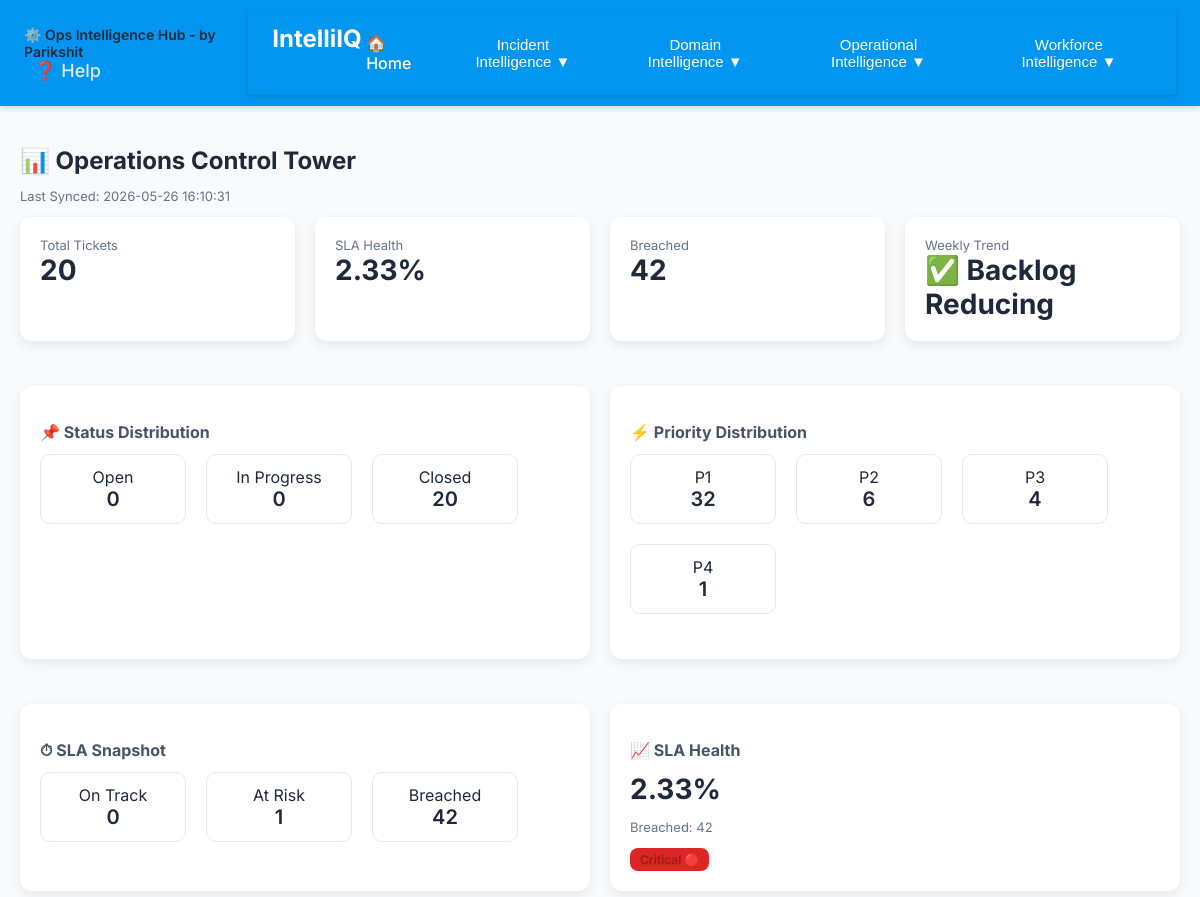
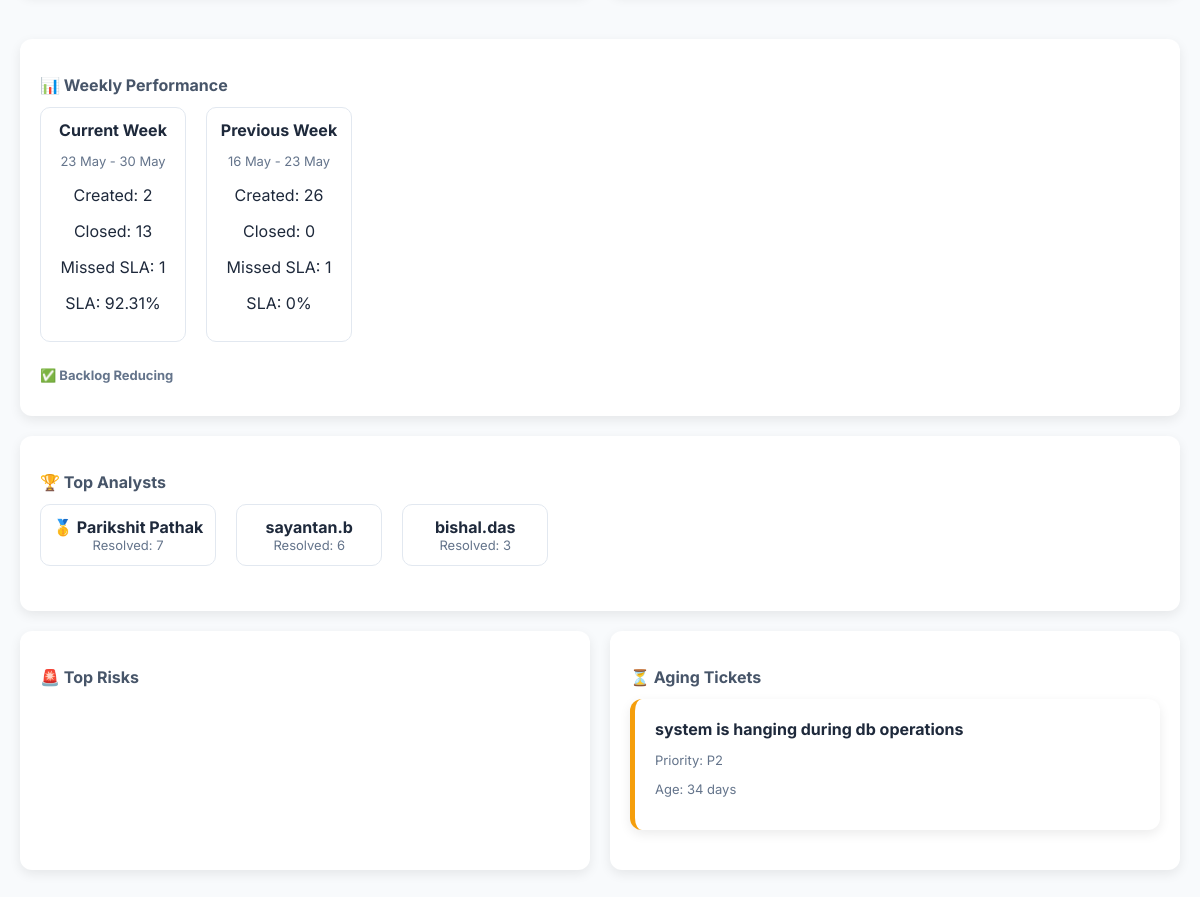
Screenshot of /control_tower with the database file from the repository (2 pictures, top to bottom).
### tables this page shows
CREATE TABLE "knowledgeBase" (
	"KB_ID"	INTEGER NOT NULL,
	"Incident"	TEXT,
	"Solution"	TEXT,
	"Root_Cause"	TEXT,
	"Category"	TEXT,
	"Date"	TEXT,
	"Time"	TEXT,
	"Keywords"	TEXT,
	"Jira_Ticket_Id"	TEXT,
	"problem_ticket_id"	TEXT,
	"confluence_link"	TEXT,
	"priority"	TEXT,
	"due_date"	TEXT,
	"environment"	TEXT,
	"users_impacted"	TEXT,
	"region"	TEXT,
	"revenue_impact"	TEXT,
	"workaround"	TEXT,
	"normalized_incident"	TEXT,
	"status"	TEXT,
	"assigned_to"	TEXT,
	"resolved_date"	TEXT,
	"last_synced"	TEXT,
	PRIMARY KEY("KB_ID" AUTOINCREMENT)
);

### pcAnalyser.py (the view)
@app.route("/control_tower")
def control_tower():
    status_counts = get_status_distribution()
    priority_counts = get_priority_distribution()
    sla_counts = get_sla_status_distribution()
    top_analysts = get_top_analysts()
    top_risks = get_top_risks()
    aging_tickets = get_aging_tickets()
    sla_health = get_sla_health(sla_counts)
    weekly_metrics = get_weekly_metrics()
    weekly_trend = get_weekly_trend(weekly_metrics)
    last_synced = get_last_synced_time()
    return render_template(
        "control_tower.html",
        status_counts=status_counts,
        priority_counts=priority_counts,
        sla_counts=sla_counts,
        top_analysts=top_analysts,
        top_risks=top_risks,
        aging_tickets=aging_tickets,
        weekly_metrics=weekly_metrics,
        weekly_trend=weekly_trend,
        last_synced=last_synced,
        sla_health=sla_health,
        active_page="control",
    )

### pcAnalyser.py (called while the page is built)
def get_top_analysts():
    conn = sqlite3.connect(DB_NAME)
    cursor = conn.cursor()
    cursor.execute("""
        SELECT assigned_to, COUNT(*) as total_resolved
        FROM knowledgeBase
        WHERE resolved_date IS NOT NULL
        AND assigned_to IS NOT NULL
        GROUP BY assigned_to
        ORDER BY total_resolved DESC
        LIMIT 3
    """)
    results = cursor.fetchall()
    conn.close()
    analysts = []
    for row in results:
        analysts.append({"name": row[0], "count": row[1]})
    return analysts

def get_aging_tickets():
    from datetime import datetime
    conn = sqlite3.connect(DB_NAME)
    cursor = conn.cursor()
    cursor.execute("""
        SELECT incident, date, priority
        FROM knowledgeBase
        WHERE status NOT IN ('Done', 'Closed')
    """)
    rows = cursor.fetchall()
    conn.close()
    today = datetime.now().date()
    aging_list = []
    for incident, date_str, priority in rows:
        try:
            created_date = datetime.strptime(date_str, "%Y-%m-%d").date()
            age_days = (today - created_date).days
            if age_days >= 1:
                aging_list.append((incident, priority, age_days))
        except:
            continue
    aging_list.sort(key=lambda x: x[2], reverse=True)
    return aging_list[:3]

def get_sla_status_distribution():
    import sqlite3
    from datetime import datetime
    conn = sqlite3.connect(DB_NAME)
    cursor = conn.cursor()
    cursor.execute("""
        SELECT due_date
        FROM knowledgeBase
        WHERE due_date IS NOT NULL
    """)
    rows = cursor.fetchall()
    conn.close()
    now = datetime.now()
    sla_counts = {"On Track": 0, "At Risk": 0, "Breached": 0}
    for (due_date_str,) in rows:
        try:
            due_date = datetime.strptime(due_date_str, "%Y-%m-%d %H:%M:%S")
            diff_hours = (due_date - now).total_seconds() / 3600
            if diff_hours < 0:
                sla_counts["Breached"] += 1
            elif diff_hours <= 12:
                sla_counts["At Risk"] += 1
            else:
                sla_counts["On Track"] += 1
        except:
            continue
    return sla_counts

@app.context_processor
def inject_global_vars():
    return dict(app_owner="Parikshit")

### templates/control_tower.html (shortened to what this page needs)
{% extends "base.html" %}
{% block content %}
<h2>📊 Operations Control Tower</h2>
<p class="subtle">Last Synced: {{ last_synced }}</p>
<div class="row">
    <div class="card">
        <div class="subtle">Total Tickets</div>
        <div class="kpi">
            {{ status_counts.get('Open',0) + status_counts.get('In Progress',0) + status_counts.get('Closed',0) }}
        </div>
    </div>
    <div class="card">
        <div class="subtle">SLA Health</div>
        <div class="kpi">{{ sla_health.percentage }}%</div>
    </div>
    <div class="card">
        <div class="subtle">Breached</div>
        <div class="kpi">{{ sla_health.breached }}</div>
    </div>
    <div class="card">
        <div class="subtle">Weekly Trend</div>
        <div class="kpi">{{ weekly_trend }}</div>
    </div>
</div>
<div class="row">
    <div class="card">
        <h3>📌 Status Distribution</h3>
        <div class="row">
            <div class="small-card"><div>Open</div><div class="metric">{{ status_counts.get('Open', 0) }}</div></div>
            <div class="small-card"><div>In Progress</div><div class="metric">{{ status_counts.get('In Progress', 0) }}</div></div>
            <div class="small-card"><div>Closed</div><div class="metric">{{ status_counts.get('Closed', 0) }}</div></div>
        </div>
    </div>
    <div class="card">
        <h3>⚡ Priority Distribution</h3>
        <div class="row">
            <div class="small-card"><div>P1</div><div class="metric">{{ priority_counts.get('P1', 0) }}</div></div>
            <div class="small-card"><div>P2</div><div class="metric">{{ priority_counts.get('P2', 0) }}</div></div>
            <div class="small-card"><div>P3</div><div class="metric">{{ priority_counts.get('P3', 0) }}</div></div>
            <div class="small-card"><div>P4</div><div class="metric">{{ priority_counts.get('P4', 0) }}</div></div>
        </div>
    </div>
</div>
<div class="row">
    <div class="card">
        <h3>⏱ SLA Snapshot</h3>
        <div class="row">
            <div class="small-card">On Track<br><span class="metric">{{ sla_counts.get('On Track', 0) }}</span></div>
            <div class="small-card">At Risk<br><span class="metric">{{ sla_counts.get('At Risk', 0) }}</span></div>
            <div class="small-card">Breached<br><span class="metric">{{ sla_counts.get('Breached', 0) }}</span></div>
        </div>
    </div>
    <div class="card">
        <h3>📈 SLA Health</h3>
        <div class="kpi">{{ sla_health.percentage }}%</div>
        <p class="subtle">Breached: {{ sla_health.breached }}</p>
        {% if sla_health.status.startswith("Good") %}
            <span class="badge badge-green">{{ sla_health.status }}</span>
        {% elif sla_health.status.startswith("Warning") %}
            <span class="badge badge-yellow">{{ sla_health.status }}</span>
        {% else %}
            <span class="badge badge-red">{{ sla_health.status }}</span>
        {% endif %}
    </div>
</div>
<div class="card">
    <h3>📊 Weekly Performance</h3>
    <div class="row">
        <div class="small-card">
            <strong>Current Week</strong>
            <p class="subtle">{{ weekly_metrics.current.label }}</p>
            <p>Created: {{ weekly_metrics.current.created }}</p>
            <p>Closed: {{ weekly_metrics.current.closed }}</p>
            <p>Missed SLA: {{ weekly_metrics.current.missed }}</p>
            <p>SLA: {{ weekly_metrics.current.sla }}%</p>
        </div>
        <div class="small-card">
            <strong>Previous Week</strong>
            <p class="subtle">{{ weekly_metrics.previous.label }}</p>
            <p>Created: {{ weekly_metrics.previous.created }}</p>
            <p>Closed: {{ weekly_metrics.previous.closed }}</p>
            <p>Missed SLA: {{ weekly_metrics.previous.missed }}</p>
            <p>SLA: {{ weekly_metrics.previous.sla }}%</p>
        </div>
    </div>
    <p class="subtle"><strong>{{ weekly_trend }}</strong></p>
</div>
<div class="card">
    <h3>🏆 Top Analysts</h3>
    <div class="row">
        {% for analyst in top_analysts %}
            <div class="small-card">
                <strong>
                    {% if loop.index == 1 %}
                        🥇 {{ analyst.name }}
                    {% else %}
                        {{ analyst.name }}
                    {% endif %}
                </strong>
                <div class="subtle">Resolved: {{ analyst.count }}</div>
            </div>
        {% endfor %}
    </div>
</div>
<div class="row">
    <div class="card">
        <h3>🚨 Top Risks</h3>
    </div>
    <div class="card">
        <h3>⏳ Aging Tickets</h3>
        <div class="column">
        {% for ticket in aging_tickets %}
            <div class="card risk-amber">
                <strong>{{ ticket[0] }}</strong>
                <p class="subtle">Priority: {{ ticket[1] }}</p>
                <p class="subtle">Age: {{ ticket[2] }} days</p>
            </div>
        {% endfor %}
        </div>
    </div>
</div>
{% endblock %}

### static/styles.css (style rules this page uses)
body { font-family: 'Inter', sans-serif; background: #f8fafc; margin: 0; color: #1e293b; }
.row { display: flex; gap: 20px; margin-bottom: 25px; flex-wrap: wrap; }
.column { display: flex; flex-direction: column; gap: 12px; }
.card { background: white; padding: 18px; border-radius: 12px; box-shadow: 0 4px 12px rgba(0,0,0,0.05); flex: 1; transition: all 0.2s ease; }
.small-card { padding: 12px; text-align: center; min-width: 120px; border: 1px solid #e2e8f0; border-radius: 10px; }
h2 { margin-bottom: 5px; }
h3 { font-size: 16px; color: #475569; margin-bottom: 12px; }
.subtle { font-size: 13px; color: #64748b; }
.kpi { font-size: 28px; font-weight: 700; }
.metric { font-size: 20px; font-weight: 600; }
.badge { display: inline-block; padding: 4px 10px; border-radius: 8px; font-size: 12px; font-weight: 600; }
.badge-red { background: #fee2e2; color: #991b1b; }
.risk-amber { border-left: 5px solid #f59e0b; background: #fffbeb; }
.card { background: white; padding: 20px; border-radius: 12px; box-shadow: 0 4px 12px rgba(0,0,0,0.08); margin-bottom: 20px; }
:root { --primary: #4f46e5; --success: #16a34a; --warning: #f59e0b; --danger: #dc2626; }
.badge-red { background: var(--danger); }

### rows the page displays
knowledgeBase: Incident "system is hanging during db operations", priority "P2", ticket "34"

### other values shown
{{ app_owner }} "Parikshit"
{{ last_synced }} "2026-05-26 16:10:31"
{{ sla_health.percentage }} "2.33"
{{ sla_health.breached }} "42"
{{ weekly_trend }} "✅ Backlog Reducing"
{{ status_counts.get('Open', 0) }} "0"
{{ status_counts.get('In Progress', 0) }} "0"
{{ status_counts.get('Closed', 0) }} "20"
{{ priority_counts.get('P1', 0) }} "32"
{{ priority_counts.get('P2', 0) }} "6"
{{ priority_counts.get('P3', 0) }} "4"
{{ priority_counts.get('P4', 0) }} "1"
{{ sla_counts.get('On Track', 0) }} "0"
{{ sla_counts.get('At Risk', 0) }} "1"
{{ sla_counts.get('Breached', 0) }} "42"
